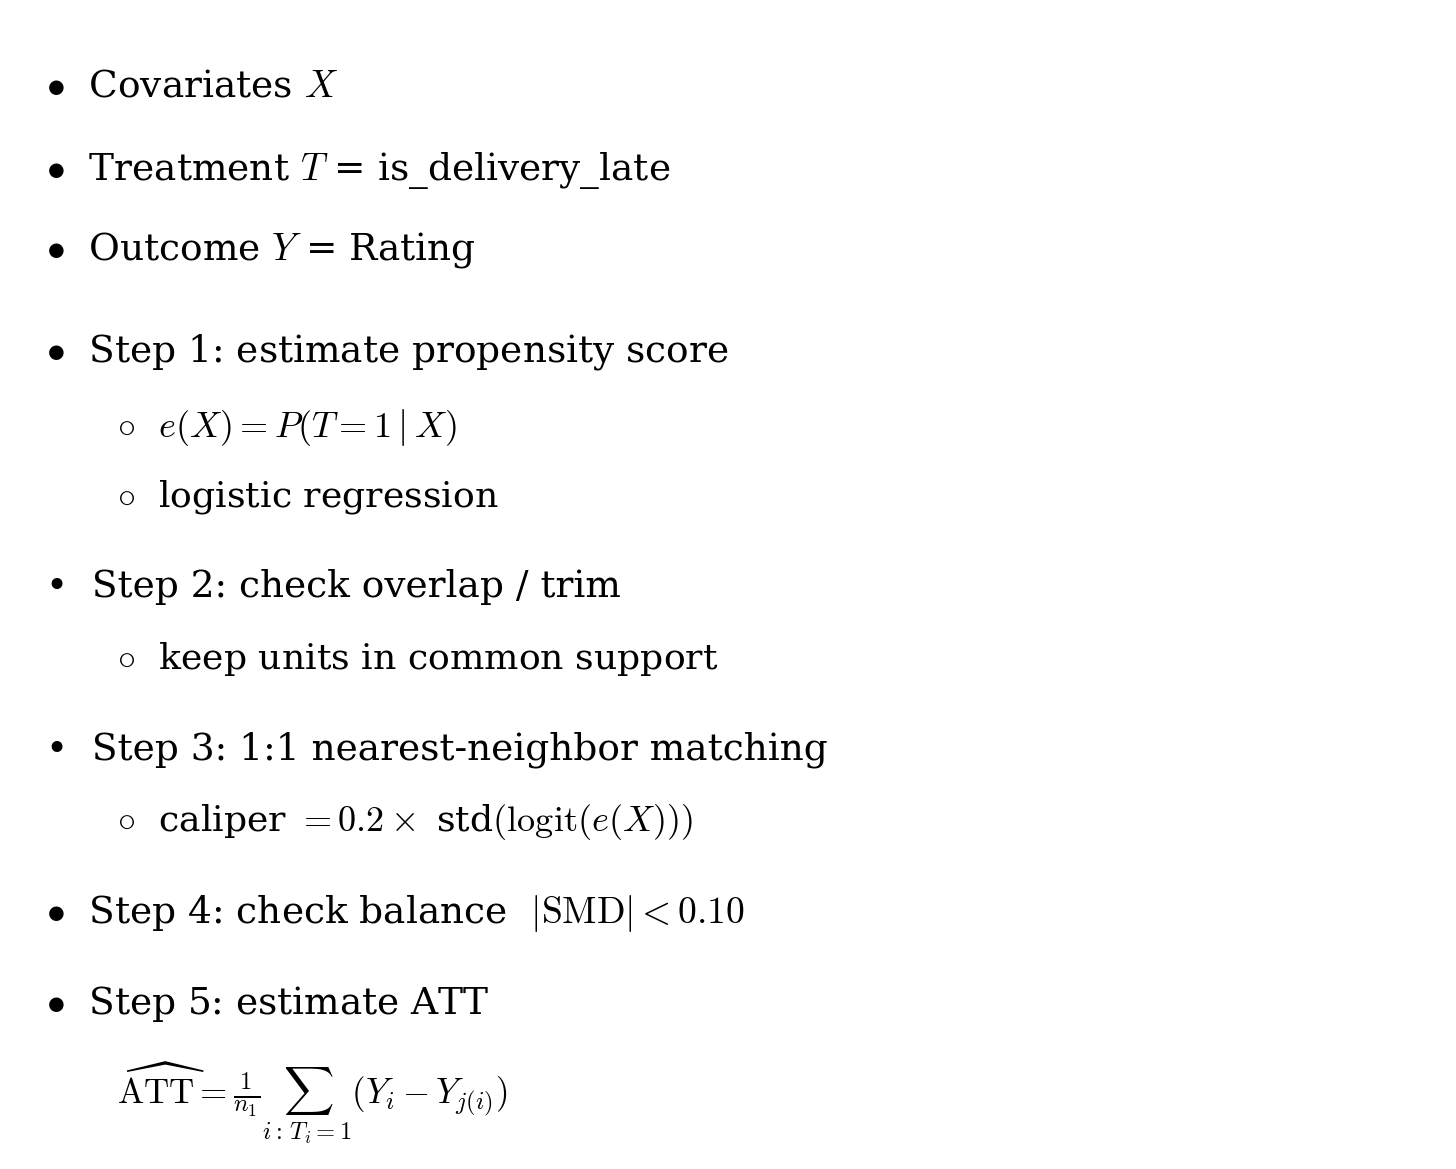

Generate this figure with Python:
import matplotlib.pyplot as plt
import matplotlib as mpl

mpl.rcParams['mathtext.fontset'] = 'cm'
mpl.rcParams['font.family'] = 'serif'

fig, ax = plt.subplots(figsize=(8, 6.5))
fig.patch.set_facecolor("white")
ax.set_facecolor("white")
ax.set_xlim(0, 10)
ax.set_ylim(0, 10)
ax.axis("off")

b  = "\u2022"   # bullet
sb = "\u25E6"   # sub-bullet (◦)

items = [
    # (x,    y,    text,                                       size,   bold)
    (0.2,  9.5,  r"$\bullet$  Covariates $X$",                 15,     False),
    (0.2,  8.7,  r"$\bullet$  Treatment $T$ = is_delivery_late", 15,  False),
    (0.2,  7.9,  r"$\bullet$  Outcome $Y$ = Rating",          15,     False),
    (0.2,  6.9,  r"$\bullet$  Step 1: estimate propensity score", 15, False),
    (0.7,  6.15, r"$\circ$  $e(X) = P(T = 1 \mid X)$",        14.5,   False),
    (0.7,  5.45, r"$\circ$  logistic regression",              14.5,   False),
    (0.2,  4.55, f"{b}  Step 2: check overlap / trim",        15,     False),
    (0.7,  3.85, r"$\circ$  keep units in common support",    14.5,   False),
    (0.2,  2.95, f"{b}  Step 3: 1:1 nearest-neighbor matching", 15,   False),
    (0.7,  2.25, r"$\circ$  caliper $= 0.2 \times$ std$(\mathrm{logit}(e(X)))$", 14.5, False),
    (0.2,  1.35, r"$\bullet$  Step 4: check balance  $|\mathrm{SMD}| < 0.10$",   15,   False),
    (0.2,  0.45, r"$\bullet$  Step 5: estimate ATT",          15,     False),
]

for x, y, text, size, bold in items:
    weight = "bold" if bold else "normal"
    ax.text(x, y, text, fontsize=size, va="top", color="black",
            fontweight=weight, fontfamily="serif")

# ATT formula on its own line below Step 5
ax.text(0.7, -0.30,
        r"$\widehat{\mathrm{ATT}} = \frac{1}{n_1}\sum_{i:\,T_i=1}(Y_i - Y_{j(i)})$",
        fontsize=14, va="top", color="black", fontfamily="serif")

ax.set_ylim(-1.2, 10)
plt.tight_layout(pad=0.4)
plt.savefig("slide_psm_workflow2.png", dpi=180, bbox_inches="tight", facecolor="white")
plt.close()
print("Saved slide_psm_workflow2.png")
